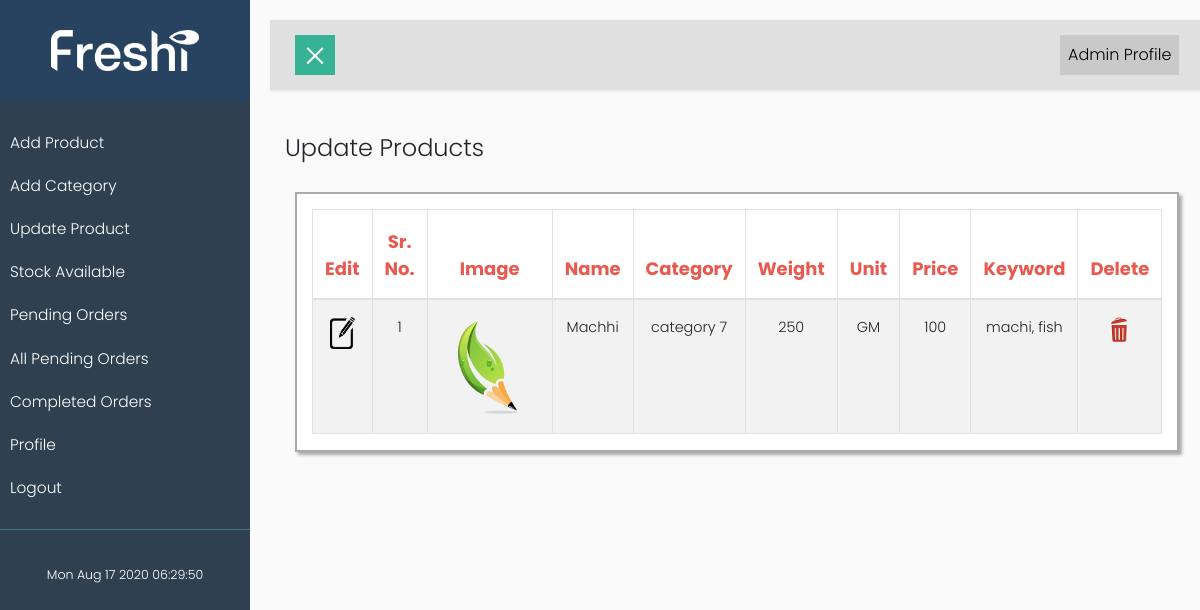
The app's page /admin/update.php (signed in) with its own data.
### tables this page shows
CREATE TABLE `products` (
  `id` int(11) NOT NULL,
  `cat_id` int(11) NOT NULL,
  `cat_title` varchar(50) NOT NULL,
  `name` varchar(50) NOT NULL,
  `weight` varchar(50) NOT NULL,
  `measuring_unit` varchar(10) NOT NULL,
  `price` varchar(50) NOT NULL,
  `image` varchar(100) NOT NULL,
  `keywords` text NOT NULL
);

### admin/update.php (the view, shortened to what this page needs)
<?php
include("includes/cookie.php");
?>
<!DOCTYPE html>
<html>
<head>
<link rel="stylesheet" href="https://stackpath.bootstrapcdn.com/bootstrap/4.1.0/css/bootstrap.min.css">
<link rel="stylesheet" href="MDB/css/mdb.min.css">
<link href="MDB/css/addons/datatables.min.css" rel="stylesheet">
<link rel="stylesheet" href="https://use.fontawesome.com/releases/v5.11.2/css/all.css">
<link rel="stylesheet" href="css/style5.css">
</head>
<body>
    <div class="wrapper">
        <?php include('sidebar.php');?>
        <div id="content">
            <nav class="navbar navbar-expand-lg navbar-light bg-light">
                <div class="container-fluid">
                    <button type="button" id="sidebarCollapse" class="navbar-btn">
                        <span></span>
                    </button>
                    <div class="collapse navbar-collapse" id="navbarSupportedContent">
                        <ul class="nav navbar-nav ml-auto">
                            <li class="nav-item active">
                                <a class="nav-link" href="#">Admin Profile</a>
                            </li>
                        </ul>
                    </div>
                </div>
            </nav>
			<div class="container-fluid out">
				<div class="row">
					<div class="col-md-12 col-md-offset-12 well">
						<form role="form" action="<?php echo $_SERVER['PHP_SELF']; ?>" method="post" name="signupform" enctype="multipart/form-data">
							<fieldset>
								<legend>Update Products</legend>
								<div class="row sub" style="margin-top:2%;">
								<div class="col-sm-12 horizontal-scroll">
									<table id="school_list" class="table table-hover table-striped table-bordered table-responsive w-100 d-block d-md-table" style="width:100%;">
										<thead>
										<th>Edit</th>
										<th>Sr. No.</th>
										<th>Image</th>
										<th>Name</th>
										<th>Category</th>
										<th>Weight</th>
										<th>Unit</th>
										<th>Price</th>
										<th>Keyword</th>
										<th>Delete</th>
										</thead>
										<tbody>
										<?php
										$get_attendance="select * from products order by name DESC, id DESC";
										$run_attendance= mysqli_query($conn, $get_attendance);
										$n=1;
										while($row_attendance=mysqli_fetch_array($run_attendance))
										{
											$id = $row_attendance['id'];
											$cat_title = $row_attendance['cat_title'];
											$name = $row_attendance['name'];
											$weight = $row_attendance['weight'];
											$measuring_unit = $row_attendance['measuring_unit'];
											$price = $row_attendance['price'];
											$image = $row_attendance['image'];
											$keywords = $row_attendance['keywords'];
											echo "<tr>
											<td><a href='edit.php?edit_id=$id'><img src='img/edit.png' style='width:25px; margin:auto;'></a></td>
											<td>$n</td>
											<td><img src='product_images/$image' style='width:100px;'></td>
											<td>$name</td>
											<td>$cat_title</td>
											<td>$weight</td>
											<td>$measuring_unit</td>
											<td>$price</td>
											<td>$keywords</td>
											<td><a href='delete.php?del_id=$id'><img src='img/del.png' style='width:25px; margin:auto;'></a></td>
											</tr>";
										  $n++;
										}
										?>
										</tbody>
									</table>
								</div>
							</div>
							</fieldset>
						</form>
					</div>
				</div>
			</div>
		</div>
    </div>
</body>
</html>

### admin/css/style5.css (style rules this page uses)
body { font-family: 'Poppins', sans-serif; background: #fafafa; }
a, a:hover, a:focus { color: inherit; text-decoration: none; transition: all 0.3s; }
.navbar { padding: 15px 10px; background: #fff; border: none; border-radius: 0; margin-bottom: 40px; box-shadow: 1px 1px 3px rgba(0, 0, 0, 0.1); }
.navbar-btn { box-shadow: none; outline: none !important; border: none; }
.wrapper { display: flex; width: 100%; align-items: stretch; perspective: 1500px; }
#content { width: 100%; padding: 20px; min-height: 100vh; transition: all 0.3s; }
#sidebarCollapse { width: 40px; height: 40px; background: #35B394; cursor: pointer; }
#sidebarCollapse span { width: 80%; height: 2px; margin: 0 auto; display: block; background: #fff; transition: all 0.8s cubic-bezier(0.810, -0.330, 0.345, 1.375); transition-delay: 0.2s; }
#sidebarCollapse span:last-of-type { transform: rotate(-45deg) translate(1px, -1px); }

### admin/update.php (style rules this page uses)
th, td { text-align:center; font-size:14px; }
h4, th { color:#E85A4F; font-size:18px !important; font-weight:bold !important ; }
.table-responsive { display:block; min-width: rem-calc(1500); }
.sub { width:auto; background:white; margin:10px; box-shadow:3px 3px 3px #aaa; border:2px solid #AAA; padding-top:15px; }
.horizontal-scroll { overflow: hidden; overflow-x: auto; clear: both; width: 100%; }
a { color:white; }

### records on screen
products: image (picture), name "Machhi", cat_title "category 7", weight "250", measuring_unit "GM", price "100", keywords "machi, fish"
